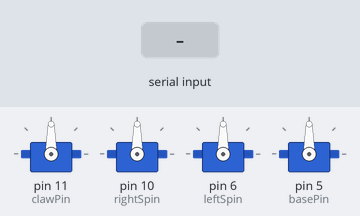
Recording of a sketch running on a simulated Arduino Uno, built with avr-gcc and run on an emulated ATmega328P. On the bench: 4 × servo. The inputs (shaded band) are chosen by the test bench.

Above: at 1.2 s.
1.3 s: ":\n" received over Serial
At 1.8 s:
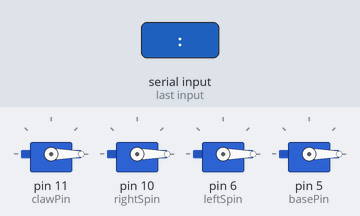
2.8 s: "90:45:200\n" received over Serial
At 3.3 s:
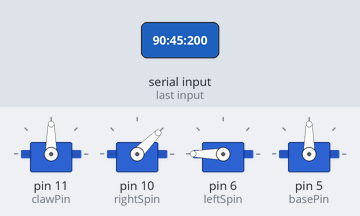
4.3 s: "30:150:10\n" received over Serial
At 5.5 s:
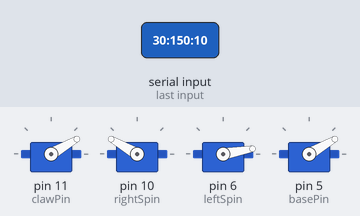
5.8 s: "90:45\n" received over Serial
At 6.6 s:
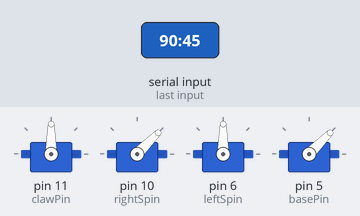
7.3 s: "30:150\n" received over Serial
At 7.8 s:
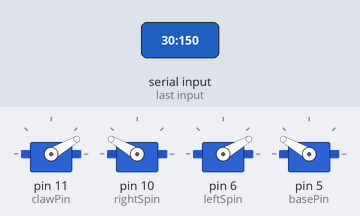
8.8 s: "90:45:200:10\n" received over Serial
At 9.1 s:
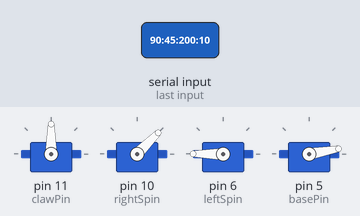
Timing chart, 0 to 11.3 s (numbered marks = the images above; inputs shaded):
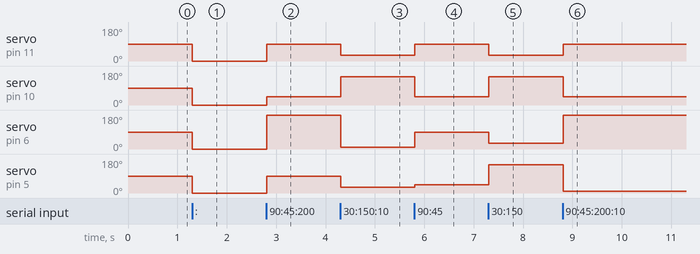

The sketch:

roboarmcv.ino
```cpp
#include <Servo.h>

#define clawPin  11
#define rightSpin  10
#define leftSpin 6
#define basePin 5

int clawVal;
int rightSval;
int leftSval;
int baseVal;

String data;

Servo claw;
Servo rightS;
Servo leftS;
Servo baseS;

void setup(){
  Serial.begin(9600);
  claw.attach(clawPin);
  rightS.attach(rightSpin);
  leftS.attach(leftSpin);
  baseS.attach(basePin);
}
void loop(){
  if(Serial.available() > 1){
    data = Serial.readStringUntil('\n');
    data.trim();
    int a = data.indexOf(":");
    int b = data.indexOf(":", a+1);
    int c = data.indexOf(":", b+1);
    clawVal = data.substring(0,a).toInt();
    rightSval = data.substring(a+1, b).toInt();
    leftSval = data.substring(b+1, c).toInt();
    baseVal = data.substring(c+1).toInt();

    rightS.write(rightSval);
    claw.write(clawVal);
    leftS.write(leftSval);
    baseS.write(baseVal);
  }
  // leftS.write(100);
}
```

Measured:
- after the input at 1.3 s, servo on pin 11 (clawPin), servo on pin 10 (rightSpin), servo on pin 6 (leftSpin), servo on pin 5 (basePin): 90° → 0° at once
- after the input at 2.8 s, servo on pin 11 (clawPin), servo on pin 5 (basePin): 0° → 90° at once; servo on pin 10 (rightSpin): 0° → 45° at once; servo on pin 6 (leftSpin): 0° → 180° at once
- after the input at 4.3 s, servo on pin 11 (clawPin), servo on pin 5 (basePin): 90° → 30° at once; servo on pin 10 (rightSpin): 45° → 150° at once; servo on pin 6 (leftSpin): 180° → 10° at once
- after the input at 5.8 s, servo on pin 11 (clawPin): 30° → 90° at once; servo on pin 10 (rightSpin): 150° → 45° at once; servo on pin 6 (leftSpin): 10° → 90° at once; servo on pin 5 (basePin): 30° → 45° at once
- after the input at 7.3 s, servo on pin 11 (clawPin), servo on pin 6 (leftSpin): 90° → 30° at once; servo on pin 10 (rightSpin), servo on pin 5 (basePin): 45° → 150° at once
- after the input at 8.8 s, servo on pin 11 (clawPin): 30° → 90° at once; servo on pin 10 (rightSpin): 150° → 45° at once; servo on pin 6 (leftSpin): 30° → 180° at once; servo on pin 5 (basePin): 150° → 10° at once
